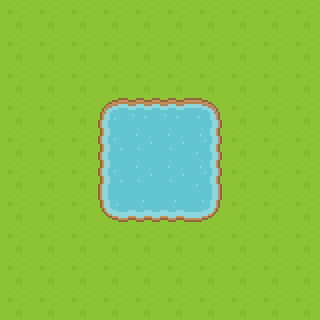

Rendered tile map (Tiled .tmx) drawn with the repository's tilesets; below, a short description and the full map source, tile grids included:
An orthogonal 10x10 tile map with 32x32 px tiles, 1 tile layer (Tile Layer 1).

<map version="1.0" tiledversion="1.1.6" orientation="orthogonal" renderorder="right-down" width="10" height="10" tilewidth="32" tileheight="32" infinite="0" nextobjectid="1">
 <tileset firstgid="1" name="kenny_roguelike_scaled" tilewidth="32" tileheight="32" spacing="2" tilecount="1767" columns="57">
  <image source="kenny_roguelike_scaled.png" width="1936" height="1052" />
 </tileset>
 <layer name="Tile Layer 1" width="10" height="10">
  <data encoding="csv">
6,6,6,6,6,6,6,6,6,6,
6,6,6,6,6,6,6,6,6,6,
6,6,6,6,6,6,6,6,6,6,
6,6,6,3,4,4,5,6,6,6,
6,6,6,60,1,1,62,6,6,6,
6,6,6,60,1,1,62,6,6,6,
6,6,6,117,118,118,119,6,6,6,
6,6,6,6,6,6,6,6,6,6,
6,6,6,6,6,6,6,6,6,6,
6,6,6,6,6,6,6,6,6,6
</data>
 </layer>
</map>
